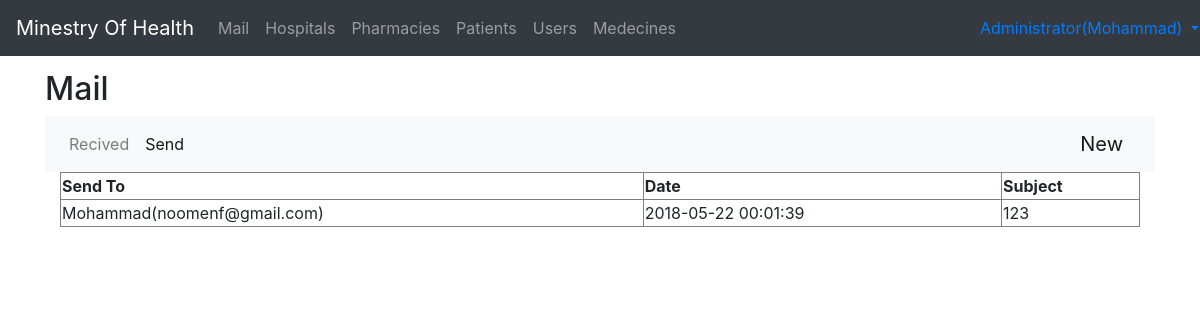
Screenshot of /admin/MailSend.php (signed in) with the database file from the repository.
### tables this page shows
CREATE TABLE IF NOT EXISTS `messages` (
  `id` int(15) NOT NULL AUTO_INCREMENT,
  `Reciver_Id` int(15) NOT NULL,
  `Sender_Id` int(15) NOT NULL,
  `Subject` varchar(50) NOT NULL,
  `Message` text NOT NULL,
  `sendDate` datetime NOT NULL DEFAULT CURRENT_TIMESTAMP,
  `isRead` int(11) NOT NULL DEFAULT '0',
  PRIMARY KEY (`id`)
);

CREATE TABLE IF NOT EXISTS `user` (
  `id` int(15) NOT NULL AUTO_INCREMENT,
  `username` varchar(10) NOT NULL,
  `password` varchar(100) NOT NULL,
  `type` enum('Administrator','Pharmacy','Hospital','Patient') NOT NULL DEFAULT 'Patient',
  `Status` tinyint(1) NOT NULL DEFAULT '1',
  `F_name` varchar(30) NOT NULL,
  `Email` varchar(30) NOT NULL,
  `Address` varchar(30) NOT NULL,
  `Telephone` varchar(15) NOT NULL,
  `pwordAccept` tinyint(1) NOT NULL DEFAULT '0',
  `relatedId` int(11) NOT NULL,
  PRIMARY KEY (`id`)
);

### included/SendMail.php (the view, shortened to what this page needs)
<?php
try{
    $id= $_SESSION["ID"];
    include("config.php");
    $query="SELECT user.F_name,user.Email,messages.Subject,messages.sendDate,messages.isRead FROM `messages`
            inner join `user` on user.id=messages.Reciver_Id
            WHERE messages.Sender_Id = '$id'";
        $results= $db->query($query);
        while ($row = $results->fetch(PDO::FETCH_ASSOC))
{
?>
<tr  >
    <td>
        <?php echo $row["F_name"]."(".$row["Email"].")"; ?>
    </td>
    <td>
        <?php echo $row["sendDate"]; ?>
    </td>
    <td>
        <?php echo $row["Subject"]; ?>
    </td>
</tr>
<?php
}
}catch(Exception $e) {
  echo 'Message: ' .$e->getMessage();
}
?>

### rows the page displays
messages: user.F_name "Mohammad", user.Email "noomenf@gmail.com", sendDate "2018-05-22 00:01:39", Subject "123"

### other values shown
$_SESSION["type"] "Administrator"
$_SESSION["F_name"] "Mohammad"
